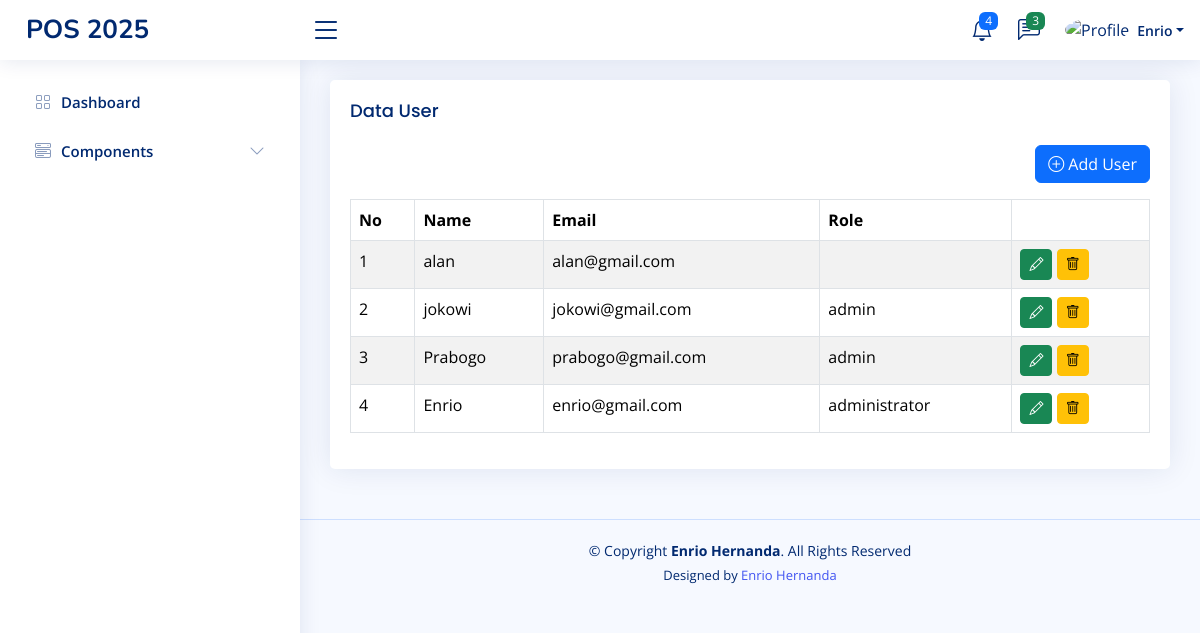
Before: /home.php?page=user (signed in) with the older database file.
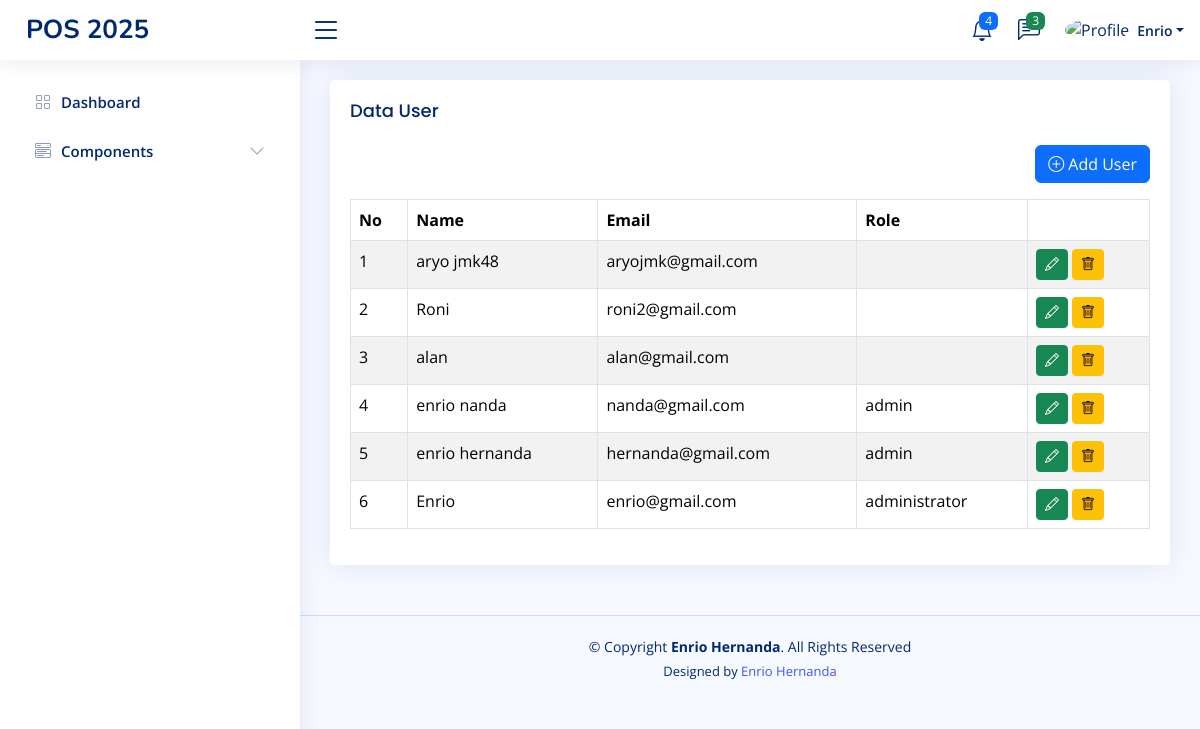
After: the same page with the newer database file.
### tables this page shows
CREATE TABLE `users` (
  `id` int(11) NOT NULL,
  `name` varchar(100) DEFAULT NULL,
  `email` varchar(100) DEFAULT NULL,
  `password` varchar(100) DEFAULT NULL,
  `created_at` timestamp NOT NULL DEFAULT current_timestamp(),
  `updated_at` timestamp NOT NULL DEFAULT current_timestamp() ON UPDATE current_timestamp(),
  `role_id` int(11) DEFAULT NULL,
  `deleted_at` datetime DEFAULT NULL
);

CREATE TABLE `roles` (
  `id` int(11) NOT NULL,
  `name` varchar(30) DEFAULT NULL,
  `created_at` timestamp NOT NULL DEFAULT current_timestamp(),
  `updated_at` timestamp NOT NULL DEFAULT current_timestamp() ON UPDATE current_timestamp()
);

### pages/user.php (the view, shortened to what this page needs)
<?php
require_once "config/koneksi.php";
$query = mysqli_query($koneksi, "SELECT r.name AS role_name, u.* FROM users u LEFT JOIN roles r ON r.id = u.role_id WHERE deleted_at IS NULL ORDER BY u.id DESC");
$users = mysqli_fetch_all($query, MYSQLI_ASSOC);
?>
<div class="row">
    <div class="col-sm-12">
        <div class="card">
            <div class="card-body">
                <h3 class="card-title">Data User</h3>
                <div class="mb-3" align="right">
                    <a href="?page=tambah-user" class="btn btn-primary">
                        <i class="bi bi-plus-circle"></i> Add User
                    </a>
                </div>
                <table class="table table-bordered table-striped">
                    <thead>
                        <tr>
                            <th>No</th>
                            <th>Name</th>
                            <th>Email</th>
                            <th>Role</th>
                            <th></th>
                        </tr>
                    </thead>
                    <tbody>
                        <?php foreach ($users as $key => $value): ?>
                            <tr>
                                <td><?php echo $key += 1 ?></td>
                                <td><?php echo $value['name'] ?></td>
                                <td><?php echo $value['email'] ?></td>
                                <td><?php echo $value['role_name'] ?></td>
                                <td>
                                    <a class="btn btn-success btn-sm"
                                        href="tambah-user.php?edit=<?php echo $value['id'] ?>">
                                        <i class="bi bi-pencil"></i>
                                    </a>
                                    <a class="btn btn-warning btn-sm"
                                        onclick="return confirm('Apakah anda yakin akan menghapus data ini?')"
                                        href="user.php?delete=<?php echo $value['id'] ?>">
                                        <i class="bi bi-trash"></i>
                                    </a>
                                </td>
                            </tr>
                        <?php endforeach ?>
                    </tbody>
                </table>
            </div>
        </div>
    </div>
</div>

### home.php (shortened to what this page needs)
<!DOCTYPE html>
<html lang="en">
<head>
    <link href="assets/vendor/bootstrap/css/bootstrap.min.css" rel="stylesheet">
    <link href="assets/vendor/bootstrap-icons/bootstrap-icons.css" rel="stylesheet">
    <link href="assets/vendor/boxicons/css/boxicons.min.css" rel="stylesheet">
    <link href="assets/vendor/quill/quill.snow.css" rel="stylesheet">
    <link href="assets/vendor/quill/quill.bubble.css" rel="stylesheet">
    <link href="assets/vendor/remixicon/remixicon.css" rel="stylesheet">
    <link href="assets/vendor/simple-datatables/style.css" rel="stylesheet">
    <link href="assets/css/style.css" rel="stylesheet">
</head>
<body>
    <?php include 'inc/header.php' ?>
    <?php include 'inc/sidebar.php' ?>
    <main id="main" class="main">
        <?php
        if (isset($_GET['page'])) {
            if (file_exists('pages/' . $_GET['page'] . '.php')) {
                include 'pages/' . $_GET['page'] . '.php';
            } else {
                echo "<h1>Halaman Tidak Ditemukan</h1>";
            }
        } else {
            include 'pages/dashboard.php';
        }
        ?>
    </main>
    <footer id="footer" class="footer">
        <div class="copyright">
            &copy; Copyright <strong><span>Enrio Hernanda</span></strong>. All Rights Reserved
        </div>
        <div class="credits">
            Designed by <a href="https://bootstrapmade.com/">Enrio Hernanda</a>
        </div>
    </footer>
</body>
</html>

### inc/header.php (shortened to what this page needs)
<header id="header" class="header fixed-top d-flex align-items-center">
    <div class="d-flex align-items-center justify-content-between">
        <a href="?page=dashboard" class="logo d-flex align-items-center">
            <span class="d-none d-lg-block">POS 2025</span>
        </a>
        <i class="bi bi-list toggle-sidebar-btn"></i>
    </div>
    <nav class="header-nav ms-auto">
        <ul class="d-flex align-items-center">
            <li class="nav-item dropdown">
                <a class="nav-link nav-icon" href="#" data-bs-toggle="dropdown">
                    <i class="bi bi-bell"></i>
                    <span class="badge bg-primary badge-number">4</span>
                </a>
            </li>
            <li class="nav-item dropdown">
                <a class="nav-link nav-icon" href="#" data-bs-toggle="dropdown">
                    <i class="bi bi-chat-left-text"></i>
                    <span class="badge bg-success badge-number">3</span>
                </a>
            </li>
            <li class="nav-item dropdown pe-3">
                <a class="nav-link nav-profile d-flex align-items-center pe-0" href="#" data-bs-toggle="dropdown">
                    <img src="assets/img/profile-img.jpg" alt="Profile" class="rounded-circle">
                    <span class="d-none d-md-block dropdown-toggle ps-2"><?php echo $_SESSION['NAME'] ?? '' ?></span>
                </a>
            </li>
        </ul>
    </nav>
</header>

### inc/sidebar.php (shortened to what this page needs)
<aside id="sidebar" class="sidebar">
    <ul class="sidebar-nav" id="sidebar-nav">
        <li class="nav-item">
            <a class="nav-link collapsed" href="?page=dashboard">
                <i class="bi bi-grid"></i>
                <span>Dashboard</span>
            </a>
        </li>
        <li class="nav-item">
            <a class="nav-link collapsed" data-bs-target="#components-nav" data-bs-toggle="collapse" href="#">
                <i class="bi bi-menu-button-wide"></i><span>Components</span><i class="bi bi-chevron-down ms-auto"></i>
            </a>
        </li>
    </ul>
</aside>

### assets/css/style.css (style rules this page uses)
:root { scroll-behavior: smooth; }
body { font-family: "Open Sans", sans-serif; background: #f6f9ff; color: #444444; }
a { color: #4154f1; text-decoration: none; }
h1, h2, h3, h4, h5, h6 { font-family: "Nunito", sans-serif; }
#main { margin-top: 60px; padding: 20px 30px; transition: all 0.3s; }
.card { margin-bottom: 30px; border: none; border-radius: 5px; box-shadow: 0px 0 30px rgba(1, 41, 112, 0.1); }
.card-title { padding: 20px 0 15px 0; font-size: 18px; font-weight: 500; color: #012970; font-family: "Poppins", sans-serif; }
.card-body { padding: 0 20px 20px 20px; }
.logo { line-height: 1; }
@media (min-width: 1200px) { .logo { width: 280px; } }
.logo span { font-size: 26px; font-weight: 700; color: #012970; font-family: "Nunito", sans-serif; }
.header { transition: all 0.5s; z-index: 997; height: 60px; box-shadow: 0px 2px 20px rgba(1, 41, 112, 0.1); background-color: #fff; padding-left: 20px; }
.header .toggle-sidebar-btn { font-size: 32px; padding-left: 10px; cursor: pointer; color: #012970; }
.header-nav ul { list-style: none; }
.header-nav>ul { margin: 0; padding: 0; }
.header-nav .nav-icon { font-size: 22px; color: #012970; margin-right: 25px; position: relative; }
.header-nav .nav-profile { color: #012970; }
.header-nav .nav-profile img { max-height: 36px; }
.header-nav .nav-profile span { font-size: 14px; font-weight: 600; }
.header-nav .badge-number { position: absolute; inset: -2px -5px auto auto; font-weight: normal; font-size: 12px; padding: 3px 6px; }
.sidebar { position: fixed; top: 60px; left: 0; bottom: 0; width: 300px; z-index: 996; transition: all 0.3s; padding: 20px; overflow-y: auto; scrollbar-width: thin; scrollbar-color: #aab7cf transparent; box-shadow: 0px 0px 20px rgba(1, 41, 112, 0.1); background-color: #fff; }
@media (min-width: 1200px) { #main, #footer { margin-left: 300px; } }
.sidebar-nav { padding: 0; margin: 0; list-style: none; }
.sidebar-nav li { padding: 0; margin: 0; list-style: none; }
.sidebar-nav .nav-item { margin-bottom: 5px; }
.sidebar-nav .nav-link { display: flex; align-items: center; font-size: 15px; font-weight: 600; color: #4154f1; transition: 0.3; background: #f6f9ff; padding: 10px 15px; border-radius: 4px; }
.sidebar-nav .nav-link i { font-size: 16px; margin-right: 10px; color: #4154f1; }
.sidebar-nav .nav-link.collapsed { color: #012970; background: #fff; }
.sidebar-nav .nav-link.collapsed i { color: #899bbd; }
.sidebar-nav .nav-link .bi-chevron-down { margin-right: 0; transition: transform 0.2s ease-in-out; }
.footer { padding: 20px 0; font-size: 14px; transition: all 0.3s; border-top: 1px solid #cddfff; }
.footer .copyright { text-align: center; color: #012970; }
.footer .credits { padding-top: 5px; text-align: center; font-size: 13px; color: #012970; }

Changed rows visible on the page:
added users: key "1", name "aryo jmk48", email "aryojmk@gmail.com"
added users: key "2", name "Roni", email "roni2@gmail.com"
changed users "alan": key "1" → "3"
changed users: key "2" → "4"; name "jokowi" → "enrio nanda"; email "jokowi@gmail.com" → "nanda@gmail.com"
changed users: key "3" → "5"; name "Prabogo" → "enrio hernanda"; email "prabogo@gmail.com" → "hernanda@gmail.com"
changed users "Enrio": key "4" → "6"
